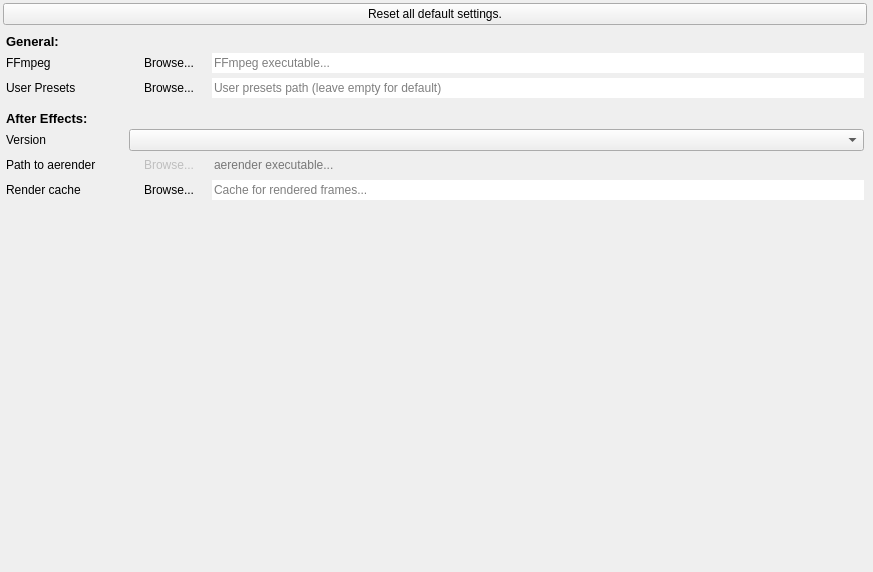
<?xml version="1.0" encoding="UTF-8"?>
<ui version="4.0">
 <class>SettingsWidget</class>
 <widget class="QWidget" name="SettingsWidget">
  <property name="geometry">
   <rect>
    <x>0</x>
    <y>0</y>
    <width>873</width>
    <height>572</height>
   </rect>
  </property>
  <property name="windowTitle">
   <string>Form</string>
  </property>
  <layout class="QVBoxLayout" name="verticalLayout" stretch="0,0,0,1">
   <property name="leftMargin">
    <number>3</number>
   </property>
   <property name="topMargin">
    <number>3</number>
   </property>
   <property name="rightMargin">
    <number>6</number>
   </property>
   <property name="bottomMargin">
    <number>6</number>
   </property>
   <item>
    <widget class="QPushButton" name="resetDefaultsButton">
     <property name="text">
      <string>Reset all default settings.</string>
     </property>
    </widget>
   </item>
   <item>
    <widget class="QWidget" name="generalWidget" native="true">
     <property name="sizePolicy">
      <sizepolicy hsizetype="Preferred" vsizetype="Minimum">
       <horstretch>0</horstretch>
       <verstretch>0</verstretch>
      </sizepolicy>
     </property>
     <layout class="QFormLayout" name="formLayout">
      <property name="horizontalSpacing">
       <number>3</number>
      </property>
      <property name="verticalSpacing">
       <number>3</number>
      </property>
      <property name="leftMargin">
       <number>3</number>
      </property>
      <property name="topMargin">
       <number>3</number>
      </property>
      <property name="rightMargin">
       <number>3</number>
      </property>
      <property name="bottomMargin">
       <number>3</number>
      </property>
      <item row="0" column="0">
       <widget class="QLabel" name="label">
        <property name="minimumSize">
         <size>
          <width>120</width>
          <height>0</height>
         </size>
        </property>
        <property name="font">
         <font>
          <pointsize>10</pointsize>
          <weight>75</weight>
          <bold>true</bold>
         </font>
        </property>
        <property name="text">
         <string>General:</string>
        </property>
       </widget>
      </item>
      <item row="1" column="0">
       <widget class="QLabel" name="label_8">
        <property name="sizePolicy">
         <sizepolicy hsizetype="Preferred" vsizetype="Expanding">
          <horstretch>0</horstretch>
          <verstretch>0</verstretch>
         </sizepolicy>
        </property>
        <property name="text">
         <string>FFmpeg</string>
        </property>
       </widget>
      </item>
      <item row="1" column="1">
       <layout class="QHBoxLayout" name="horizontalLayout_5">
        <item>
         <widget class="QPushButton" name="ffmpegBrowseButton">
          <property name="text">
           <string>Browse...</string>
          </property>
          <property name="flat">
           <bool>true</bool>
          </property>
         </widget>
        </item>
        <item>
         <widget class="QLineEdit" name="ffmpegPathEdit">
          <property name="text">
           <string/>
          </property>
          <property name="frame">
           <bool>false</bool>
          </property>
          <property name="placeholderText">
           <string>FFmpeg executable...</string>
          </property>
         </widget>
        </item>
       </layout>
      </item>
      <item row="2" column="0">
       <widget class="QLabel" name="label_9">
        <property name="sizePolicy">
         <sizepolicy hsizetype="Preferred" vsizetype="Expanding">
          <horstretch>0</horstretch>
          <verstretch>0</verstretch>
         </sizepolicy>
        </property>
        <property name="text">
         <string>User Presets</string>
        </property>
       </widget>
      </item>
      <item row="2" column="1">
       <layout class="QHBoxLayout" name="horizontalLayout_6">
        <item>
         <widget class="QPushButton" name="userPresetsBrowseButton">
          <property name="text">
           <string>Browse...</string>
          </property>
          <property name="flat">
           <bool>true</bool>
          </property>
         </widget>
        </item>
        <item>
         <widget class="QLineEdit" name="userPresetsPathEdit">
          <property name="text">
           <string/>
          </property>
          <property name="frame">
           <bool>false</bool>
          </property>
          <property name="placeholderText">
           <string>User presets path (leave empty for default)</string>
          </property>
         </widget>
        </item>
       </layout>
      </item>
     </layout>
    </widget>
   </item>
   <item>
    <widget class="QWidget" name="aeWidget" native="true">
     <property name="sizePolicy">
      <sizepolicy hsizetype="Preferred" vsizetype="Minimum">
       <horstretch>0</horstretch>
       <verstretch>0</verstretch>
      </sizepolicy>
     </property>
     <layout class="QFormLayout" name="formLayout_2">
      <property name="horizontalSpacing">
       <number>3</number>
      </property>
      <property name="verticalSpacing">
       <number>3</number>
      </property>
      <property name="leftMargin">
       <number>3</number>
      </property>
      <property name="topMargin">
       <number>3</number>
      </property>
      <property name="rightMargin">
       <number>3</number>
      </property>
      <property name="bottomMargin">
       <number>3</number>
      </property>
      <item row="0" column="0">
       <widget class="QLabel" name="label_2">
        <property name="minimumSize">
         <size>
          <width>120</width>
          <height>0</height>
         </size>
        </property>
        <property name="font">
         <font>
          <pointsize>10</pointsize>
          <weight>75</weight>
          <bold>true</bold>
         </font>
        </property>
        <property name="text">
         <string>After Effects:</string>
        </property>
       </widget>
      </item>
      <item row="1" column="0">
       <widget class="QLabel" name="label_10">
        <property name="sizePolicy">
         <sizepolicy hsizetype="Preferred" vsizetype="Expanding">
          <horstretch>0</horstretch>
          <verstretch>0</verstretch>
         </sizepolicy>
        </property>
        <property name="text">
         <string>Version</string>
        </property>
       </widget>
      </item>
      <item row="1" column="1">
       <widget class="QComboBox" name="aeVersionBox"/>
      </item>
      <item row="2" column="0">
       <widget class="QLabel" name="label_11">
        <property name="sizePolicy">
         <sizepolicy hsizetype="Preferred" vsizetype="Expanding">
          <horstretch>0</horstretch>
          <verstretch>0</verstretch>
         </sizepolicy>
        </property>
        <property name="text">
         <string>Path to aerender</string>
        </property>
       </widget>
      </item>
      <item row="2" column="1">
       <layout class="QHBoxLayout" name="horizontalLayout_7">
        <item>
         <widget class="QPushButton" name="aerenderBrowseButton">
          <property name="enabled">
           <bool>false</bool>
          </property>
          <property name="text">
           <string>Browse...</string>
          </property>
          <property name="flat">
           <bool>true</bool>
          </property>
         </widget>
        </item>
        <item>
         <widget class="QLineEdit" name="aerenderPathEdit">
          <property name="enabled">
           <bool>false</bool>
          </property>
          <property name="text">
           <string/>
          </property>
          <property name="frame">
           <bool>false</bool>
          </property>
          <property name="placeholderText">
           <string>aerender executable...</string>
          </property>
         </widget>
        </item>
       </layout>
      </item>
      <item row="3" column="0">
       <widget class="QLabel" name="label_12">
        <property name="sizePolicy">
         <sizepolicy hsizetype="Preferred" vsizetype="Expanding">
          <horstretch>0</horstretch>
          <verstretch>0</verstretch>
         </sizepolicy>
        </property>
        <property name="text">
         <string>Render cache</string>
        </property>
       </widget>
      </item>
      <item row="3" column="1">
       <layout class="QHBoxLayout" name="horizontalLayout_8">
        <item>
         <widget class="QPushButton" name="aeCacheBrowseButton">
          <property name="text">
           <string>Browse...</string>
          </property>
          <property name="flat">
           <bool>true</bool>
          </property>
         </widget>
        </item>
        <item>
         <widget class="QLineEdit" name="aeCacheEdit">
          <property name="text">
           <string/>
          </property>
          <property name="frame">
           <bool>false</bool>
          </property>
          <property name="placeholderText">
           <string>Cache for rendered frames...</string>
          </property>
         </widget>
        </item>
       </layout>
      </item>
     </layout>
    </widget>
   </item>
   <item>
    <spacer name="verticalSpacer">
     <property name="orientation">
      <enum>Qt::Vertical</enum>
     </property>
     <property name="sizeHint" stdset="0">
      <size>
       <width>20</width>
       <height>40</height>
      </size>
     </property>
    </spacer>
   </item>
  </layout>
 </widget>
 <resources/>
 <connections/>
</ui>
